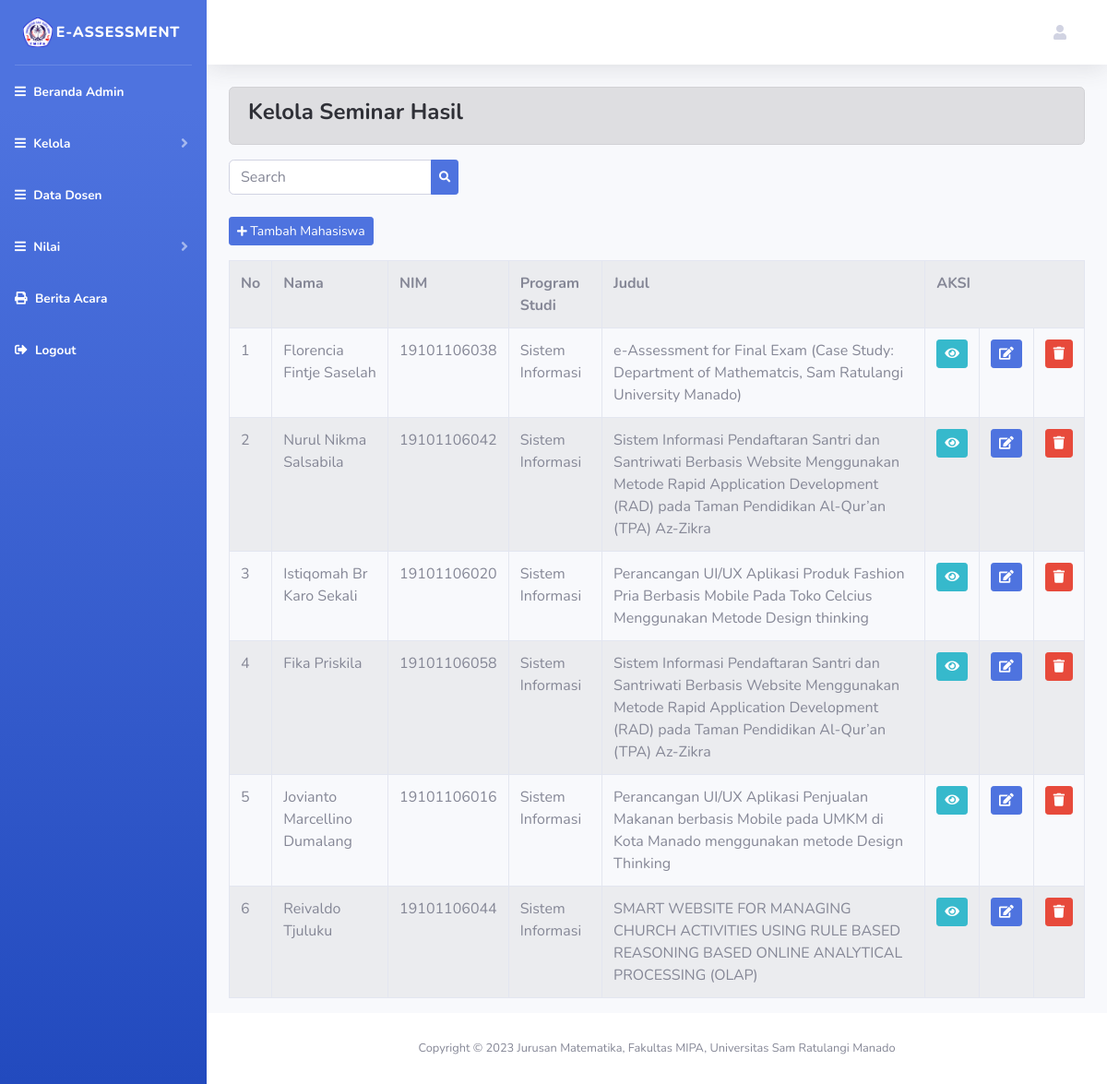
/index.php/administrator/dfsemhas, run on the app's committed database.
### tables this page shows
CREATE TABLE `dfsemhas` (
  `id_semhas` int(11) NOT NULL,
  `nama_mhs_semhas` varchar(50) NOT NULL,
  `nim` varchar(20) NOT NULL,
  `prodi_semhas` varchar(20) NOT NULL,
  `judul_semhas` varchar(255) NOT NULL,
  `dospem1_semhas` varchar(50) NOT NULL,
  `dospem2_semhas` varchar(50) NOT NULL,
  `dosenuji1_semhas` varchar(50) NOT NULL,
  `dosenuji2_semhas` varchar(50) NOT NULL,
  `dosenuji3_semhas` varchar(50) NOT NULL,
  `komisi_semhas` varchar(50) NOT NULL,
  `tgl_semhas` date NOT NULL,
  `waktu_semhas` time NOT NULL,
  `tempat_semhas` varchar(30) NOT NULL,
  `nilai` int(11) NOT NULL
);

### application/controllers/administrator/dfsemhas.php (called while the page is built, shortened)
<?php
class Dfsemhas extends CI_Controller
{
    public function index()
    {
        $data['dfsemhas']       = $this->dfsemhas_model->tampil_data()->result();
        $this->load->view('templates_administrator/header');
        $this->load->view('templates_administrator/sidebar');
        $this->load->view('administrator/dfsemhas', $data);
        $this->load->view('templates_administrator/footer');
    }
}

### index.php (called while the page is built, shortened)
<?php
require_once BASEPATH.'core/CodeIgniter.php';

### application/models/dfsemhas_model.php (called while the page is built, shortened)
<?php
class Dfsemhas_model extends CI_Model
{
    public function tampil_data()
    {
        return $this->db->get('dfsemhas');
    }
}

### application/views/administrator/dfsemhas.php (the view, shortened to what this page needs)
<div class="container-fluid">
    <div class="alert alert-dark" role="alert">
        <h4> <strong>Kelola Seminar Hasil </strong> </h4>
    </div>
    <div class="navbar-form navbar-left mb-4">
        <?php echo form_open('administrator/dfsemhas/search', array('class' => 'form-inline')) ?>
        <div class="input-group">
            <input type="text" name="keyword" class="form-control" placeholder="Search">
            <div class="input-group-append">
                <button type="submit" class="btn btn-sm btn-primary"><i class="fas fa-search fa-sm"></i></button>
            </div>
        </div>
        <?php echo form_close() ?>
    </div>
    <?php echo anchor('administrator/dfsemhas/input', '<button class="btn btn-sm btn-primary mb-3">
        <i class="fas fa-plus fa-sm"></i> Tambah Mahasiswa</button>') ?>
    <table class="table table-bordered table-striped table-hovered">
        <tr>
            <th>No</th>
            <th>Nama</th>
            <th>NIM</th>
            <th>Program Studi</th>
            <th>Judul</th>
            <th colspan="3">AKSI</th>
        </tr>
        <?php
        $no = 1;
        foreach ($dfsemhas as $dfs) : ?>
            <tr>
                <td width="20px"><?php echo $no++ ?></td>
                <td><?php echo $dfs->nama_mhs_semhas ?></td>
                <td><?php echo $dfs->nim ?></td>
                <td><?php echo $dfs->prodi_semhas ?></td>
                <td><?php echo $dfs->judul_semhas ?></td>
                <td width="20px"><?php echo anchor('administrator/dfsemhas/detail/'
                                        . $dfs->id_semhas, '<div class="btn btn-sm btn-info">
                <i class="fa fa-eye"></i></div>') ?> </td>
                <td width="20px"><?php echo anchor('administrator/dfsemhas/update/'
                                        . $dfs->id_semhas, '<div class="btn btn-sm btn-primary">
                <i class="fa fa-edit"></i></div>') ?> </td>
                <td width="20px" onclick="javascript: return confirm('Anda yakin ingin menghapus?')">
                    <?php echo anchor(
                        'administrator/dfsemhas/delete/' . $dfs->id_semhas,
                        '<div class="btn btn-sm btn-danger">
                <i class="fa fa-trash"></i></div>'
                    ) ?>
                </td>
            </tr>
        <?php endforeach; ?>
    </table>
</div>

### data on the page
dfsemhas: nama_mhs_semhas "Florencia Fintje Saselah", nim "19101106038", prodi_semhas "Sistem Informasi", judul_semhas "e-Assessment for Final Exam (Case Study: Department of Mathematcis, Sam Ratulangi University Manado)"
dfsemhas: nama_mhs_semhas "Nurul Nikma Salsabila", nim "19101106042", prodi_semhas "Sistem Informasi", judul_semhas "Sistem Informasi Pendaftaran Santri dan Santriwati Berbasis Website Menggunakan Metode Rapid Application Development (RAD) pada Taman Pendidikan Al-Qur’an (TPA) Az-Zikra"
dfsemhas: nama_mhs_semhas "Istiqomah Br Karo Sekali", nim "19101106020", prodi_semhas "Sistem Informasi", judul_semhas "Perancangan UI/UX Aplikasi Produk Fashion Pria Berbasis Mobile Pada Toko Celcius Menggunakan Metode Design thinking"
dfsemhas: nama_mhs_semhas "Fika Priskila", nim "19101106058", prodi_semhas "Sistem Informasi", judul_semhas "Sistem Informasi Pendaftaran Santri dan Santriwati Berbasis Website Menggunakan Metode Rapid Application Development (RAD) pada Taman Pendidikan Al-Qur’an (TPA) Az-Zikra"
dfsemhas: nama_mhs_semhas "Jovianto Marcellino Dumalang", nim "19101106016", prodi_semhas "Sistem Informasi", judul_semhas "Perancangan UI/UX Aplikasi Penjualan Makanan berbasis Mobile pada UMKM di Kota Manado menggunakan metode Design Thinking"
dfsemhas: nama_mhs_semhas "Reivaldo Tjuluku", nim "19101106044", prodi_semhas "Sistem Informasi", judul_semhas "SMART WEBSITE FOR MANAGING CHURCH ACTIVITIES USING RULE BASED REASONING BASED ONLINE ANALYTICAL PROCESSING (OLAP)"
